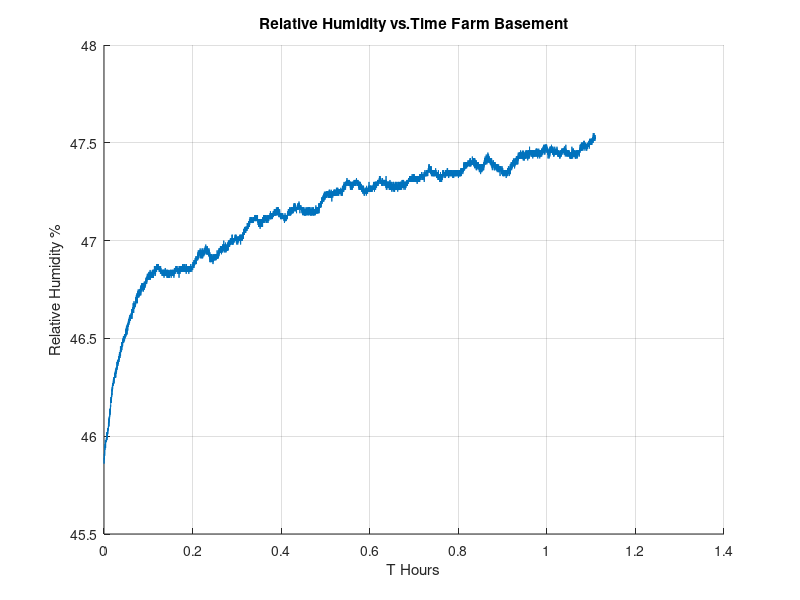

The MATLAB script that drew this image:
% Reading a text file with Relative Humidity data collected from the Si7021 and read
% via the arduino and saved onto an SD card 
% Depending on the situation, tweak the code to represent the current Humidity
% Data situation. Learn lots, and have fun!

clear all;
clc;
H=textread("HDATA.TXT","%f");% import temperature data form PTDATA.TXT
H1=transpose(H); % transpose the text file rows into columns
vec=columns(H1); % this makes sure the vector size is correct
h0=.25.*vec.*(1/60).*(1/60); % number hours during data measurement 
h=linspace(0,h0,vec);% to find the number of data points inter the code
% "columns(H1)" to make sure that the vector size matches.
% the arduino is taking readings every .250 seconds, and there were 
% vec data points, implying that vec*.250=#seconds...Thanks for your time.

m=mean(H1) % average Humidity
mod=mode(H1) % Most occured Humidity value
med=median(H1) % Middle value
hm=min(H1)  % Minimum Humidity value
hmax=max(H1) % Maximum Humidity value
rang=range(H1) % Humidity Range

hold on;
grid on;

plot(h,H1);


xlabel("T Hours");
ylabel("Relative Humidity %");
title("Relative Humidity vs.Time Farm Basement");
saveas(1,"FarmBaseStove","pdf");
